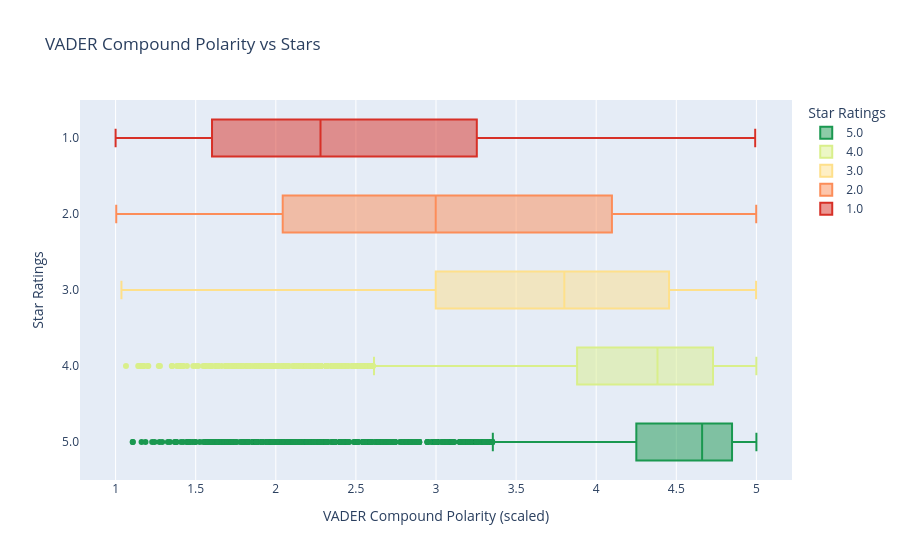

The notebook cell saved with this chart:
### Markdown cell above
The classification results show a strong imbalance in performance across sentiment categories. While **negative reviews** are correctly classified at a very high rate (**95.20%**), the model struggles significantly with **positive** (**14.22%**) and **neutral** (**10.61%**) reviews. 

One possible reason is that the model may be **confusing positive and neutral reviews**. By inspecting a few examples, we noticed that many reviews are more **descriptive than opinionated**, making it difficult for the model to distinguish subtle positive sentiment from neutral content.

Overall, the model performs well for negative sentiment but is **not reliable for distinguishing positive or neutral reviews**, indicating the need for further preprocessing, rebalancing, or a more robust sentiment analysis approach.

### Code cell
# Convert stars to categorical (if not already)
dataset["stars_cat"] = dataset["stars"].astype(str)

# Define star order and colors (reversed palette)
star_order = ["5.0", "4.0", "3.0", "2.0", "1.0"]
inverted_palette = list(reversed(ColorPalette.RATINGS_PALLETE))
palette_colors = dict(zip(star_order, inverted_palette))

# Plotly boxplot
fig = px.box(
    dataset,
    x="content_polarity_vader_compound_scaled",
    y="stars_cat",
    category_orders={"stars_cat": star_order},
    color="stars_cat",
    color_discrete_map=palette_colors,
    orientation="h",  # horizontal, like your sns.boxplot
    labels={
        "content_polarity_vader_compound_scaled": "VADER Compound Polarity (scaled)",
        "stars_cat": "Star Ratings"
    },
    title="VADER Compound Polarity vs Stars"
)

fig.update_layout(yaxis=dict(autorange="reversed"))  # Optional: keep same top-to-bottom order
fig.show()

### Figure 1 — Plotly figure (JSON) as saved in the notebook; plotly's stock layout.template omitted (floating-point values rounded to 4 significant figures; data arrays with more than 128 entries replaced by an {"elided": "..."} marker saying what was removed)
{"data": [{"alignmentgroup": "True", "hovertemplate": "Star Ratings=%{y}<br>VADER Compound Polarity (scaled)=%{x}<extra></extra>", "legendgroup": "5.0", "marker": {"color": "#1a9850"}, "name": "5.0", "notched": false, "offsetgroup": "5.0", "orientation": "h", "showlegend": true, "type": "box", "x": {"elided": "33299 float values"}, "x0": " ", "xaxis": "x", "y": {"elided": "33299 str values"}, "y0": " ", "yaxis": "y"}, {"alignmentgroup": "True", "hovertemplate": "Star Ratings=%{y}<br>VADER Compound Polarity (scaled)=%{x}<extra></extra>", "legendgroup": "4.0", "marker": {"color": "#d9ef8b"}, "name": "4.0", "notched": false, "offsetgroup": "4.0", "orientation": "h", "showlegend": true, "type": "box", "x": {"elided": "6800 float values"}, "x0": " ", "xaxis": "x", "y": {"elided": "6800 str values"}, "y0": " ", "yaxis": "y"}, {"alignmentgroup": "True", "hovertemplate": "Star Ratings=%{y}<br>VADER Compound Polarity (scaled)=%{x}<extra></extra>", "legendgroup": "3.0", "marker": {"color": "#fee08b"}, "name": "3.0", "notched": false, "offsetgroup": "3.0", "orientation": "h", "showlegend": true, "type": "box", "x": {"elided": "3534 float values"}, "x0": " ", "xaxis": "x", "y": {"elided": "3534 str values"}, "y0": " ", "yaxis": "y"}, {"alignmentgroup": "True", "hovertemplate": "Star Ratings=%{y}<br>VADER Compound Polarity (scaled)=%{x}<extra></extra>", "legendgroup": "2.0", "marker": {"color": "#fc8d59"}, "name": "2.0", "notched": false, "offsetgroup": "2.0", "orientation": "h", "showlegend": true, "type": "box", "x": {"elided": "2739 float values"}, "x0": " ", "xaxis": "x", "y": {"elided": "2739 str values"}, "y0": " ", "yaxis": "y"}, {"alignmentgroup": "True", "hovertemplate": "Star Ratings=%{y}<br>VADER Compound Polarity (scaled)=%{x}<extra></extra>", "legendgroup": "1.0", "marker": {"color": "#d73027"}, "name": "1.0", "notched": false, "offsetgroup": "1.0", "orientation": "h", "showlegend": true, "type": "box", "x": {"elided": "7194 float values"}, "x0": " ", "xaxis": "x", "y": {"elided": "7194 str values"}, "y0": " ", "yaxis": "y"}], "layout": {"boxmode": "overlay", "legend": {"title": {"text": "Star Ratings"}, "tracegroupgap": 0}, "title": {"text": "VADER Compound Polarity vs Stars"}, "xaxis": {"anchor": "y", "domain": [0, 1], "title": {"text": "VADER Compound Polarity (scaled)"}}, "yaxis": {"anchor": "x", "autorange": "reversed", "categoryarray": ["1.0", "2.0", "3.0", "4.0", "5.0"], "categoryorder": "array", "domain": [0, 1], "title": {"text": "Star Ratings"}}}}
